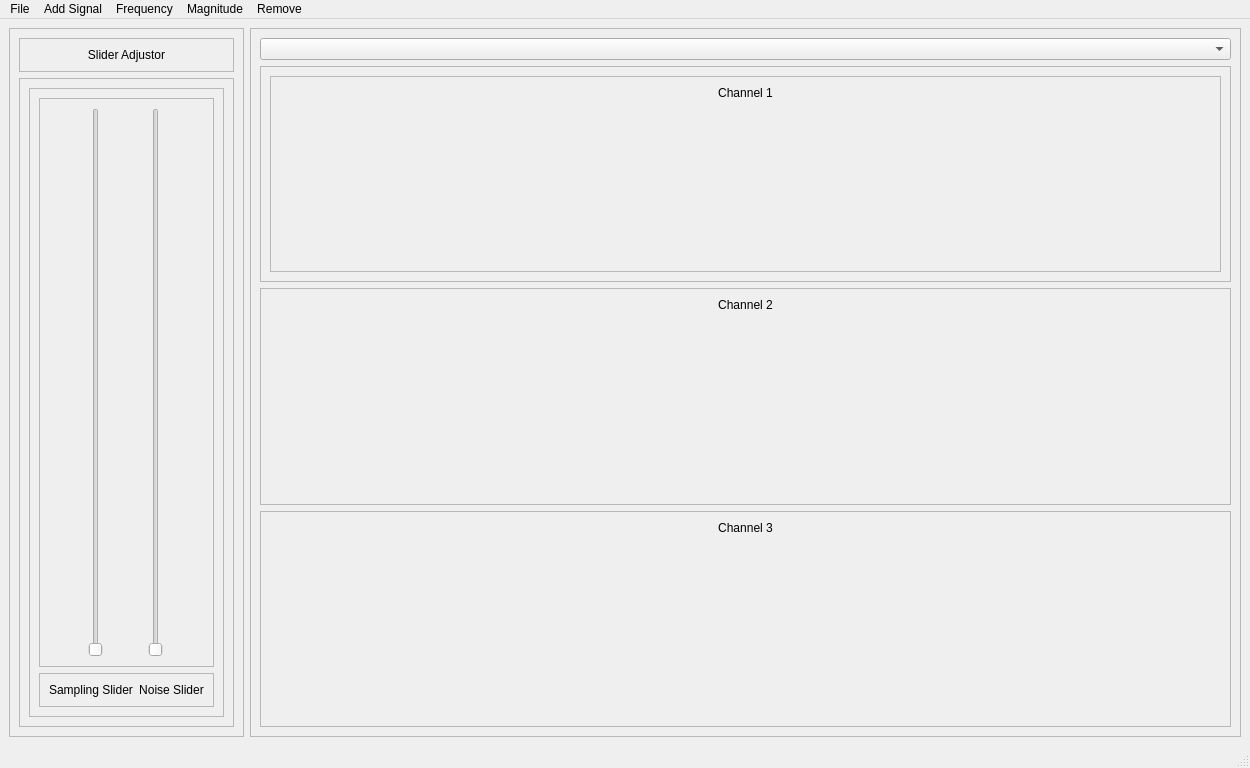
<?xml version="1.0" encoding="UTF-8"?>
<ui version="4.0">
 <class>MainWindow</class>
 <widget class="QMainWindow" name="MainWindow">
  <property name="geometry">
   <rect>
    <x>0</x>
    <y>0</y>
    <width>1250</width>
    <height>768</height>
   </rect>
  </property>
  <property name="windowTitle">
   <string>MainWindow</string>
  </property>
  <widget class="QWidget" name="centralwidget">
   <layout class="QFormLayout" name="formLayout">
    <item row="0" column="0">
     <widget class="QFrame" name="frame">
      <property name="frameShape">
       <enum>QFrame::StyledPanel</enum>
      </property>
      <property name="frameShadow">
       <enum>QFrame::Raised</enum>
      </property>
      <layout class="QVBoxLayout" name="verticalLayout">
       <item>
        <widget class="QFrame" name="frame_3">
         <property name="frameShape">
          <enum>QFrame::StyledPanel</enum>
         </property>
         <property name="frameShadow">
          <enum>QFrame::Raised</enum>
         </property>
         <layout class="QVBoxLayout" name="verticalLayout_2">
          <item>
           <widget class="QLabel" name="label">
            <property name="text">
             <string>Slider Adjustor</string>
            </property>
            <property name="alignment">
             <set>Qt::AlignCenter</set>
            </property>
           </widget>
          </item>
         </layout>
        </widget>
       </item>
       <item>
        <widget class="QFrame" name="frame_4">
         <property name="frameShape">
          <enum>QFrame::StyledPanel</enum>
         </property>
         <property name="frameShadow">
          <enum>QFrame::Raised</enum>
         </property>
         <layout class="QHBoxLayout" name="horizontalLayout_2">
          <item>
           <widget class="QFrame" name="frame_5">
            <property name="frameShape">
             <enum>QFrame::StyledPanel</enum>
            </property>
            <property name="frameShadow">
             <enum>QFrame::Raised</enum>
            </property>
            <layout class="QVBoxLayout" name="verticalLayout_3">
             <item>
              <widget class="QFrame" name="frame_6">
               <property name="frameShape">
                <enum>QFrame::StyledPanel</enum>
               </property>
               <property name="frameShadow">
                <enum>QFrame::Raised</enum>
               </property>
               <layout class="QHBoxLayout" name="horizontalLayout_4">
                <item>
                 <widget class="QSlider" name="verticalSlider">
                  <property name="orientation">
                   <enum>Qt::Vertical</enum>
                  </property>
                 </widget>
                </item>
                <item>
                 <widget class="QSlider" name="verticalSlider_2">
                  <property name="orientation">
                   <enum>Qt::Vertical</enum>
                  </property>
                 </widget>
                </item>
               </layout>
              </widget>
             </item>
             <item>
              <widget class="QFrame" name="frame_7">
               <property name="frameShape">
                <enum>QFrame::StyledPanel</enum>
               </property>
               <property name="frameShadow">
                <enum>QFrame::Raised</enum>
               </property>
               <layout class="QHBoxLayout" name="horizontalLayout_3">
                <item>
                 <widget class="QLabel" name="label_2">
                  <property name="text">
                   <string>Sampling Slider</string>
                  </property>
                  <property name="alignment">
                   <set>Qt::AlignCenter</set>
                  </property>
                 </widget>
                </item>
                <item>
                 <widget class="QLabel" name="label_3">
                  <property name="text">
                   <string>Noise Slider</string>
                  </property>
                  <property name="alignment">
                   <set>Qt::AlignCenter</set>
                  </property>
                 </widget>
                </item>
               </layout>
              </widget>
             </item>
            </layout>
           </widget>
          </item>
         </layout>
        </widget>
       </item>
      </layout>
     </widget>
    </item>
    <item row="0" column="1">
     <widget class="QFrame" name="frame_2">
      <property name="contextMenuPolicy">
       <enum>Qt::PreventContextMenu</enum>
      </property>
      <property name="frameShape">
       <enum>QFrame::StyledPanel</enum>
      </property>
      <property name="frameShadow">
       <enum>QFrame::Raised</enum>
      </property>
      <property name="midLineWidth">
       <number>0</number>
      </property>
      <layout class="QVBoxLayout" name="verticalLayout_4">
       <item>
        <widget class="QComboBox" name="comboBox"/>
       </item>
       <item>
        <widget class="QFrame" name="frame_9">
         <property name="frameShape">
          <enum>QFrame::StyledPanel</enum>
         </property>
         <property name="frameShadow">
          <enum>QFrame::Raised</enum>
         </property>
         <layout class="QVBoxLayout" name="verticalLayout_5">
          <item>
           <widget class="QFrame" name="frame_12">
            <property name="frameShape">
             <enum>QFrame::StyledPanel</enum>
            </property>
            <property name="frameShadow">
             <enum>QFrame::Raised</enum>
            </property>
            <layout class="QVBoxLayout" name="verticalLayout_8">
             <item alignment="Qt::AlignTop">
              <widget class="QLabel" name="label_4">
               <property name="text">
                <string>Channel 1</string>
               </property>
               <property name="alignment">
                <set>Qt::AlignCenter</set>
               </property>
              </widget>
             </item>
            </layout>
           </widget>
          </item>
         </layout>
        </widget>
       </item>
       <item>
        <widget class="QFrame" name="frame_8">
         <property name="frameShape">
          <enum>QFrame::StyledPanel</enum>
         </property>
         <property name="frameShadow">
          <enum>QFrame::Raised</enum>
         </property>
         <layout class="QVBoxLayout" name="verticalLayout_6">
          <item alignment="Qt::AlignTop">
           <widget class="QLabel" name="label_5">
            <property name="text">
             <string>Channel 2</string>
            </property>
            <property name="alignment">
             <set>Qt::AlignCenter</set>
            </property>
           </widget>
          </item>
         </layout>
        </widget>
       </item>
       <item>
        <widget class="QFrame" name="frame_10">
         <property name="frameShape">
          <enum>QFrame::StyledPanel</enum>
         </property>
         <property name="frameShadow">
          <enum>QFrame::Raised</enum>
         </property>
         <layout class="QVBoxLayout" name="verticalLayout_7">
          <item alignment="Qt::AlignTop">
           <widget class="QLabel" name="label_6">
            <property name="text">
             <string>Channel 3</string>
            </property>
            <property name="alignment">
             <set>Qt::AlignCenter</set>
            </property>
           </widget>
          </item>
         </layout>
        </widget>
       </item>
      </layout>
     </widget>
    </item>
   </layout>
  </widget>
  <widget class="QMenuBar" name="menubar">
   <property name="geometry">
    <rect>
     <x>0</x>
     <y>0</y>
     <width>1250</width>
     <height>26</height>
    </rect>
   </property>
   <widget class="QMenu" name="menuLoad">
    <property name="title">
     <string>File</string>
    </property>
    <addaction name="actionLoad"/>
    <addaction name="actionSave"/>
   </widget>
   <widget class="QMenu" name="menuAdd_Signal">
    <property name="title">
     <string>Add Signal</string>
    </property>
    <addaction name="actionSIN"/>
    <addaction name="actionCOSINE"/>
   </widget>
   <widget class="QMenu" name="menuFrequency">
    <property name="title">
     <string>Frequency</string>
    </property>
    <addaction name="actionEnter_Frequency"/>
   </widget>
   <widget class="QMenu" name="menuMagnitude">
    <property name="title">
     <string>Magnitude</string>
    </property>
    <addaction name="actionEnter_Magnitude"/>
   </widget>
   <widget class="QMenu" name="menuRemove">
    <property name="title">
     <string>Remove</string>
    </property>
   </widget>
   <addaction name="menuLoad"/>
   <addaction name="menuAdd_Signal"/>
   <addaction name="menuFrequency"/>
   <addaction name="menuMagnitude"/>
   <addaction name="menuRemove"/>
  </widget>
  <widget class="QStatusBar" name="statusbar"/>
  <action name="actionSIN">
   <property name="text">
    <string>Sine Wave</string>
   </property>
   <property name="shortcut">
    <string>Alt+S</string>
   </property>
  </action>
  <action name="actionCOSINE">
   <property name="text">
    <string>Cosine Wave </string>
   </property>
   <property name="shortcut">
    <string>Alt+C</string>
   </property>
  </action>
  <action name="actionFrequency">
   <property name="text">
    <string>Frequency</string>
   </property>
  </action>
  <action name="actionMagnitude">
   <property name="text">
    <string>Magnitude</string>
   </property>
  </action>
  <action name="actionChannel_1">
   <property name="text">
    <string>Channel 1</string>
   </property>
  </action>
  <action name="actionChannel_2">
   <property name="text">
    <string>Channel 2</string>
   </property>
  </action>
  <action name="actionChannel_3">
   <property name="text">
    <string>Channel 3</string>
   </property>
  </action>
  <action name="actionChannel_4">
   <property name="text">
    <string>Channel 1</string>
   </property>
  </action>
  <action name="actionChannel_5">
   <property name="text">
    <string>Channel 2</string>
   </property>
  </action>
  <action name="actionChannel_6">
   <property name="text">
    <string>Channel 3</string>
   </property>
  </action>
  <action name="actionChannel_7">
   <property name="text">
    <string>Channel 1</string>
   </property>
  </action>
  <action name="actionChannel_8">
   <property name="text">
    <string>Channel 2</string>
   </property>
  </action>
  <action name="actionChannel_9">
   <property name="text">
    <string>Channel 3</string>
   </property>
  </action>
  <action name="actionLoad">
   <property name="text">
    <string>Load </string>
   </property>
   <property name="shortcut">
    <string>Ctrl+B</string>
   </property>
  </action>
  <action name="actionSave">
   <property name="text">
    <string>Save</string>
   </property>
   <property name="shortcut">
    <string>Ctrl+S</string>
   </property>
  </action>
  <action name="actionEnter_Frequency">
   <property name="text">
    <string>Enter Frequency</string>
   </property>
  </action>
  <action name="actionEnter_Magnitude">
   <property name="text">
    <string>Enter Magnitude</string>
   </property>
  </action>
 </widget>
 <resources/>
 <connections/>
</ui>
